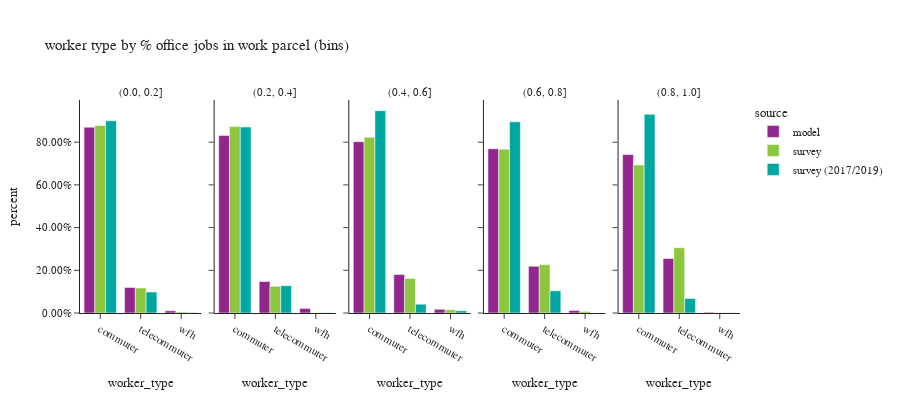

Write notebook code for a chart like this one.
### Code cell
df_worker_count = workers.groupby(['source','% office jobs (bins)','worker_type'])['pdexpfac']. \
    sum().reset_index()
df_worker_count['percent'] = df_worker_count.groupby(['source','% office jobs (bins)'], group_keys=False)['pdexpfac']. \
    apply(lambda x: x / float(x.sum()))
df_worker_count = df_worker_count.loc[df_worker_count['% office jobs (bins)']!="no jobs"]

df_worker_count_ct = workers.groupby(['source','% office jobs (bins)','worker_type'])['pdexpfac'].count().reset_index(). \
    rename(columns={'pdexpfac':'sample count'})
df_worker_count = df_worker_count.merge(df_worker_count_ct, on=['source','% office jobs (bins)','worker_type']). \
    rename(columns={'pdexpfac':'total count'})

fig = px.bar(df_worker_count.sort_values(by=['source','% office jobs (bins)']), x='worker_type', y="percent",
             facet_col="% office jobs (bins)",color="source",hover_data=['sample count','total count'],
             barmode="group",
             title="worker type by % office jobs in work parcel (bins)")
fig.for_each_annotation(lambda a: a.update(text = a.text.split("=")[-1]))
fig.update_layout(height=400, width=900, font=dict(size=11))
fig.for_each_yaxis(lambda a: a.update(tickformat = ".2%"))
fig.update_xaxes(categoryorder='array', categoryarray= ['commuter','telecommuter','wfh'])
fig.show()

### Figure 1 — Plotly figure (JSON) as saved in the notebook; plotly's stock layout.template omitted (floating-point values rounded to 4 significant figures)
{"data": [{"alignmentgroup": "True", "customdata": [[826700.0, 826700.0], [113900.0, 113900.0], [9575.0, 9575.0]], "hovertemplate": "source=model<br>% office jobs (bins)=(0.0, 0.2]<br>worker_type=%{x}<br>percent=%{y}<br>sample count=%{customdata[0]}<br>total count=%{customdata[1]}<extra></extra>", "legendgroup": "model", "marker": {"color": "#91268F", "pattern": {"shape": ""}}, "name": "model", "offsetgroup": "model", "orientation": "v", "showlegend": true, "textposition": "auto", "type": "bar", "x": ["commuter", "telecommuter", "wfh"], "xaxis": "x", "y": [0.8701, 0.1198, 0.01008], "yaxis": "y"}, {"alignmentgroup": "True", "customdata": [[206100.0, 206100.0], [36590.0, 36590.0], [5354.0, 5354.0]], "hovertemplate": "source=model<br>% office jobs (bins)=(0.2, 0.4]<br>worker_type=%{x}<br>percent=%{y}<br>sample count=%{customdata[0]}<br>total count=%{customdata[1]}<extra></extra>", "legendgroup": "model", "marker": {"color": "#91268F", "pattern": {"shape": ""}}, "name": "model", "offsetgroup": "model", "orientation": "v", "showlegend": false, "textposition": "auto", "type": "bar", "x": ["commuter", "telecommuter", "wfh"], "xaxis": "x2", "y": [0.8309, 0.1475, 0.02158], "yaxis": "y2"}, {"alignmentgroup": "True", "customdata": [[133500.0, 133500.0], [29980.0, 29980.0], [2880.0, 2880.0]], "hovertemplate": "source=model<br>% office jobs (bins)=(0.4, 0.6]<br>worker_type=%{x}<br>percent=%{y}<br>sample count=%{customdata[0]}<br>total count=%{customdata[1]}<extra></extra>", "legendgroup": "model", "marker": {"color": "#91268F", "pattern": {"shape": ""}}, "name": "model", "offsetgroup": "model", "orientation": "v", "showlegend": false, "textposition": "auto", "type": "bar", "x": ["commuter", "telecommuter", "wfh"], "xaxis": "x3", "y": [0.8025, 0.1802, 0.01731], "yaxis": "y3"}, {"alignmentgroup": "True", "customdata": [[114000.0, 114000.0], [32430.0, 32430.0], [1753.0, 1753.0]], "hovertemplate": "source=model<br>% office jobs (bins)=(0.6, 0.8]<br>worker_type=%{x}<br>percent=%{y}<br>sample count=%{customdata[0]}<br>total count=%{customdata[1]}<extra></extra>", "legendgroup": "model", "marker": {"color": "#91268F", "pattern": {"shape": ""}}, "name": "model", "offsetgroup": "model", "orientation": "v", "showlegend": false, "textposition": "auto", "type": "bar", "x": ["commuter", "telecommuter", "wfh"], "xaxis": "x4", "y": [0.7693, 0.2188, 0.01183], "yaxis": "y4"}, {"alignmentgroup": "True", "customdata": [[175900.0, 175900.0], [60530.0, 60530.0], [719.0, 719.0]], "hovertemplate": "source=model<br>% office jobs (bins)=(0.8, 1.0]<br>worker_type=%{x}<br>percent=%{y}<br>sample count=%{customdata[0]}<br>total count=%{customdata[1]}<extra></extra>", "legendgroup": "model", "marker": {"color": "#91268F", "pattern": {"shape": ""}}, "name": "model", "offsetgroup": "model", "orientation": "v", "showlegend": false, "textposition": "auto", "type": "bar", "x": ["commuter", "telecommuter", "wfh"], "xaxis": "x5", "y": [0.7417, 0.2552, 0.003032], "yaxis": "y5"}, {"alignmentgroup": "True", "customdata": [[597.0, 416300.0], [155.0, 55570.0], [19.0, 2290.0]], "hovertemplate": "source=survey<br>% office jobs (bins)=(0.0, 0.2]<br>worker_type=%{x}<br>percent=%{y}<br>sample count=%{customdata[0]}<br>total count=%{customdata[1]}<extra></extra>", "legendgroup": "survey", "marker": {"color": "#8CC63E", "pattern": {"shape": ""}}, "name": "survey", "offsetgroup": "survey", "orientation": "v", "showlegend": true, "textposition": "auto", "type": "bar", "x": ["commuter", "telecommuter", "wfh"], "xaxis": "x", "y": [0.878, 0.1172, 0.00483], "yaxis": "y"}, {"alignmentgroup": "True", "customdata": [[258.0, 171300.0], [101.0, 24580.0], [8.0, 280.6]], "hovertemplate": "source=survey<br>% office jobs (bins)=(0.2, 0.4]<br>worker_type=%{x}<br>percent=%{y}<br>sample count=%{customdata[0]}<br>total count=%{customdata[1]}<extra></extra>", "legendgroup": "survey", "marker": {"color": "#8CC63E", "pattern": {"shape": ""}}, "name": "survey", "offsetgroup": "survey", "orientation": "v", "showlegend": false, "textposition": "auto", "type": "bar", "x": ["commuter", "telecommuter", "wfh"], "xaxis": "x2", "y": [0.8733, 0.1253, 0.00143], "yaxis": "y2"}, {"alignmentgroup": "True", "customdata": [[146.0, 61010.0], [62.0, 12010.0], [6.0, 1143.0]], "hovertemplate": "source=survey<br>% office jobs (bins)=(0.4, 0.6]<br>worker_type=%{x}<br>percent=%{y}<br>sample count=%{customdata[0]}<br>total count=%{customdata[1]}<extra></extra>", "legendgroup": "survey", "marker": {"color": "#8CC63E", "pattern": {"shape": ""}}, "name": "survey", "offsetgroup": "survey", "orientation": "v", "showlegend": false, "textposition": "auto", "type": "bar", "x": ["commuter", "telecommuter", "wfh"], "xaxis": "x3", "y": [0.8226, 0.1619, 0.01541], "yaxis": "y3"}, {"alignmentgroup": "True", "customdata": [[177.0, 54820.0], [110.0, 16160.0], [10.0, 482.4]], "hovertemplate": "source=survey<br>% office jobs (bins)=(0.6, 0.8]<br>worker_type=%{x}<br>percent=%{y}<br>sample count=%{customdata[0]}<br>total count=%{customdata[1]}<extra></extra>", "legendgroup": "survey", "marker": {"color": "#8CC63E", "pattern": {"shape": ""}}, "name": "survey", "offsetgroup": "survey", "orientation": "v", "showlegend": false, "textposition": "auto", "type": "bar", "x": ["commuter", "telecommuter", "wfh"], "xaxis": "x4", "y": [0.7671, 0.2262, 0.00675], "yaxis": "y4"}, {"alignmentgroup": "True", "customdata": [[294.0, 89770.0], [187.0, 39570.0], [4.0, 153.3]], "hovertemplate": "source=survey<br>% office jobs (bins)=(0.8, 1.0]<br>worker_type=%{x}<br>percent=%{y}<br>sample count=%{customdata[0]}<br>total count=%{customdata[1]}<extra></extra>", "legendgroup": "survey", "marker": {"color": "#8CC63E", "pattern": {"shape": ""}}, "name": "survey", "offsetgroup": "survey", "orientation": "v", "showlegend": false, "textposition": "auto", "type": "bar", "x": ["commuter", "telecommuter", "wfh"], "xaxis": "x5", "y": [0.6932, 0.3056, 0.001184], "yaxis": "y5"}, {"alignmentgroup": "True", "customdata": [[1341.0, 367500.0], [91.0, 39930.0], [14.0, 785.2]], "hovertemplate": "source=survey (2017/2019)<br>% office jobs (bins)=(0.0, 0.2]<br>worker_type=%{x}<br>percent=%{y}<br>sample count=%{customdata[0]}<br>total count=%{customdata[1]}<extra></extra>", "legendgroup": "survey (2017/2019)", "marker": {"color": "#00A7A0", "pattern": {"shape": ""}}, "name": "survey (2017/2019)", "offsetgroup": "survey (2017/2019)", "orientation": "v", "showlegend": true, "textposition": "auto", "type": "bar", "x": ["commuter", "telecommuter", "wfh"], "xaxis": "x", "y": [0.9003, 0.0978, 0.001923], "yaxis": "y"}, {"alignmentgroup": "True", "customdata": [[594.0, 158500.0], [47.0, 23310.0], [13.0, 151.2]], "hovertemplate": "source=survey (2017/2019)<br>% office jobs (bins)=(0.2, 0.4]<br>worker_type=%{x}<br>percent=%{y}<br>sample count=%{customdata[0]}<br>total count=%{customdata[1]}<extra></extra>", "legendgroup": "survey (2017/2019)", "marker": {"color": "#00A7A0", "pattern": {"shape": ""}}, "name": "survey (2017/2019)", "offsetgroup": "survey (2017/2019)", "orientation": "v", "showlegend": false, "textposition": "auto", "type": "bar", "x": ["commuter", "telecommuter", "wfh"], "xaxis": "x2", "y": [0.8711, 0.1281, 0.0008311], "yaxis": "y2"}, {"alignmentgroup": "True", "customdata": [[463.0, 62760.0], [27.0, 2745.0], [11.0, 719.1]], "hovertemplate": "source=survey (2017/2019)<br>% office jobs (bins)=(0.4, 0.6]<br>worker_type=%{x}<br>percent=%{y}<br>sample count=%{customdata[0]}<br>total count=%{customdata[1]}<extra></extra>", "legendgroup": "survey (2017/2019)", "marker": {"color": "#00A7A0", "pattern": {"shape": ""}}, "name": "survey (2017/2019)", "offsetgroup": "survey (2017/2019)", "orientation": "v", "showlegend": false, "textposition": "auto", "type": "bar", "x": ["commuter", "telecommuter", "wfh"], "xaxis": "x3", "y": [0.9477, 0.04144, 0.01086], "yaxis": "y3"}, {"alignmentgroup": "True", "customdata": [[649.0, 78120.0], [39.0, 9076.0], [9.0, 47.52]], "hovertemplate": "source=survey (2017/2019)<br>% office jobs (bins)=(0.6, 0.8]<br>worker_type=%{x}<br>percent=%{y}<br>sample count=%{customdata[0]}<br>total count=%{customdata[1]}<extra></extra>", "legendgroup": "survey (2017/2019)", "marker": {"color": "#00A7A0", "pattern": {"shape": ""}}, "name": "survey (2017/2019)", "offsetgroup": "survey (2017/2019)", "orientation": "v", "showlegend": false, "textposition": "auto", "type": "bar", "x": ["commuter", "telecommuter", "wfh"], "xaxis": "x4", "y": [0.8954, 0.104, 0.0005447], "yaxis": "y4"}, {"alignmentgroup": "True", "customdata": [[1168.0, 148500.0], [66.0, 10790.0], [4.0, 272.2]], "hovertemplate": "source=survey (2017/2019)<br>% office jobs (bins)=(0.8, 1.0]<br>worker_type=%{x}<br>percent=%{y}<br>sample count=%{customdata[0]}<br>total count=%{customdata[1]}<extra></extra>", "legendgroup": "survey (2017/2019)", "marker": {"color": "#00A7A0", "pattern": {"shape": ""}}, "name": "survey (2017/2019)", "offsetgroup": "survey (2017/2019)", "orientation": "v", "showlegend": false, "textposition": "auto", "type": "bar", "x": ["commuter", "telecommuter", "wfh"], "xaxis": "x5", "y": [0.9307, 0.06762, 0.001706], "yaxis": "y5"}], "layout": {"annotations": [{"font": {}, "showarrow": false, "text": "(0.0, 0.2]", "x": 0.092, "xanchor": "center", "xref": "paper", "y": 1.0, "yanchor": "bottom", "yref": "paper"}, {"font": {}, "showarrow": false, "text": "(0.2, 0.4]", "x": 0.296, "xanchor": "center", "xref": "paper", "y": 1.0, "yanchor": "bottom", "yref": "paper"}, {"font": {}, "showarrow": false, "text": "(0.4, 0.6]", "x": 0.5, "xanchor": "center", "xref": "paper", "y": 1.0, "yanchor": "bottom", "yref": "paper"}, {"font": {}, "showarrow": false, "text": "(0.6, 0.8]", "x": 0.704, "xanchor": "center", "xref": "paper", "y": 1.0, "yanchor": "bottom", "yref": "paper"}, {"font": {}, "showarrow": false, "text": "(0.8, 1.0]", "x": 0.908, "xanchor": "center", "xref": "paper", "y": 1.0, "yanchor": "bottom", "yref": "paper"}], "barmode": "group", "font": {"size": 11}, "height": 400, "legend": {"title": {"text": "source"}, "tracegroupgap": 0}, "title": {"text": "worker type by % office jobs in work parcel (bins)"}, "width": 900, "xaxis": {"anchor": "y", "categoryarray": ["commuter", "telecommuter", "wfh"], "categoryorder": "array", "domain": [0.0, 0.184], "title": {"text": "worker_type"}}, "xaxis2": {"anchor": "y2", "categoryarray": ["commuter", "telecommuter", "wfh"], "categoryorder": "array", "domain": [0.204, 0.388], "matches": "x", "title": {"text": "worker_type"}}, "xaxis3": {"anchor": "y3", "categoryarray": ["commuter", "telecommuter", "wfh"], "categoryorder": "array", "domain": [0.408, 0.592], "matches": "x", "title": {"text": "worker_type"}}, "xaxis4": {"anchor": "y4", "categoryarray": ["commuter", "telecommuter", "wfh"], "categoryorder": "array", "domain": [0.612, 0.796], "matches": "x", "title": {"text": "worker_type"}}, "xaxis5": {"anchor": "y5", "categoryarray": ["commuter", "telecommuter", "wfh"], "categoryorder": "array", "domain": [0.816, 1.0], "matches": "x", "title": {"text": "worker_type"}}, "yaxis": {"anchor": "x", "domain": [0.0, 1.0], "tickformat": ".2%", "title": {"text": "percent"}}, "yaxis2": {"anchor": "x2", "domain": [0.0, 1.0], "matches": "y", "showticklabels": false, "tickformat": ".2%"}, "yaxis3": {"anchor": "x3", "domain": [0.0, 1.0], "matches": "y", "showticklabels": false, "tickformat": ".2%"}, "yaxis4": {"anchor": "x4", "domain": [0.0, 1.0], "matches": "y", "showticklabels": false, "tickformat": ".2%"}, "yaxis5": {"anchor": "x5", "domain": [0.0, 1.0], "matches": "y", "showticklabels": false, "tickformat": ".2%"}}}
